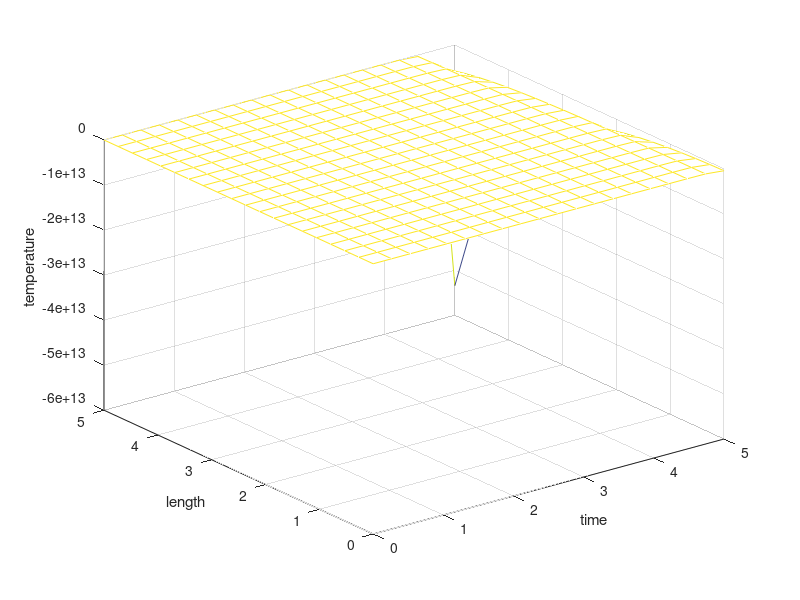

MATLAB code for this plot:
x=input('enter the  length of slab: ');
t=input('enter the time in seconds: ');
h=input('enter the convective heat transfer coefficient: ');
k=input('enter the thermal conductivity: ');
a=input('enter the thermal diffusivity: ');
%%
eta=linspace(0,(h*(x/k)),20);
tau=linspace(0,((h/k)*(sqrt(a*t))),20);
[X,T]=meshgrid(eta,tau);
for i=1:length(X)
    for j=1:length(T)
        theta(i,j)=erfc(X(i,j)/2*T(i,j))-exp(X(i,j)+T(i,j)^2)*(erfc(X(i,j)/2*T(i,j))+T(i,j));
        j=j+1;
    end
    i=i+1;
end
%% 
mesh(T,X,theta)
ylabel('length')
xlabel('time')
zlabel('temperature')